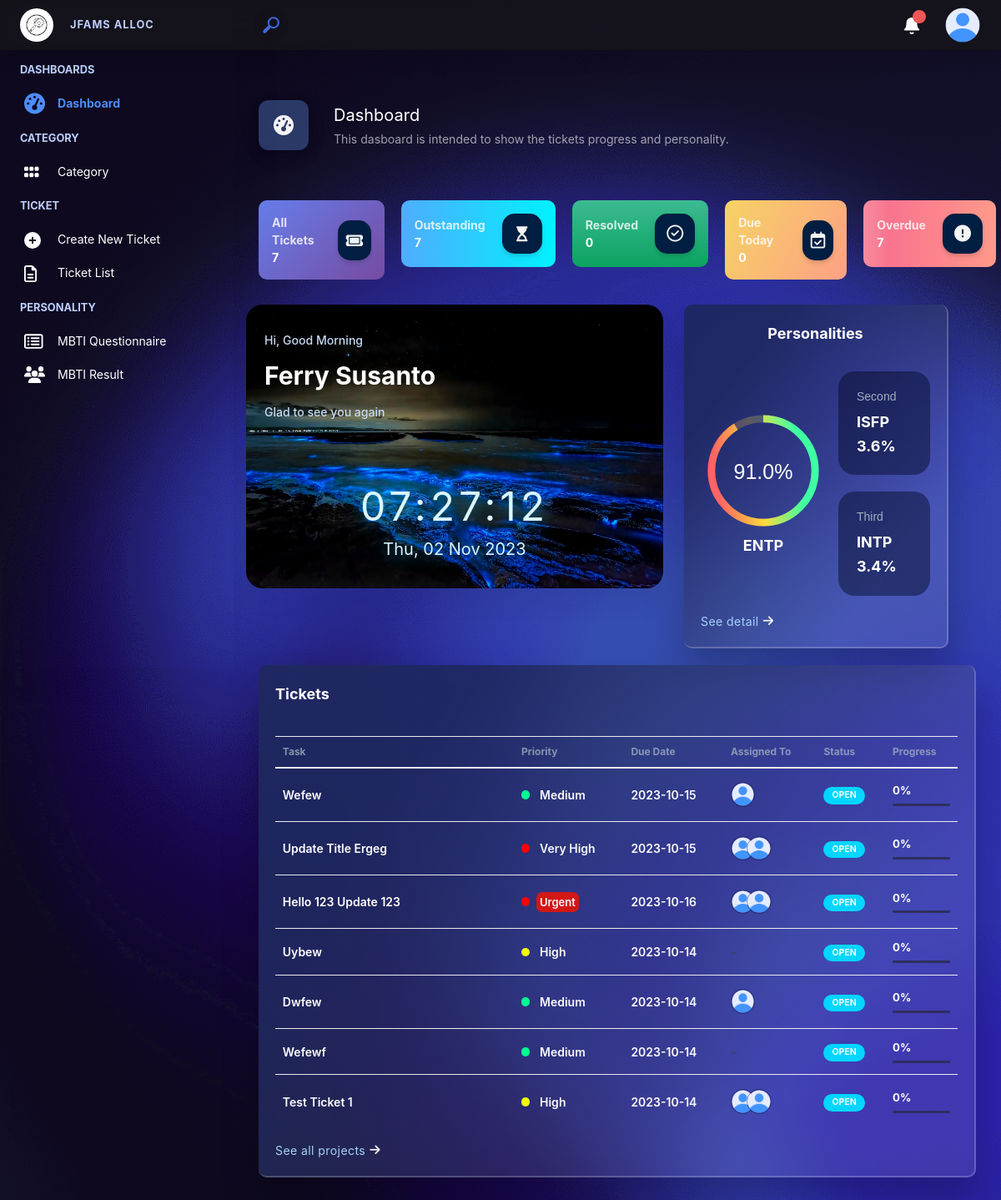
Before: / (signed in) with the older database file.
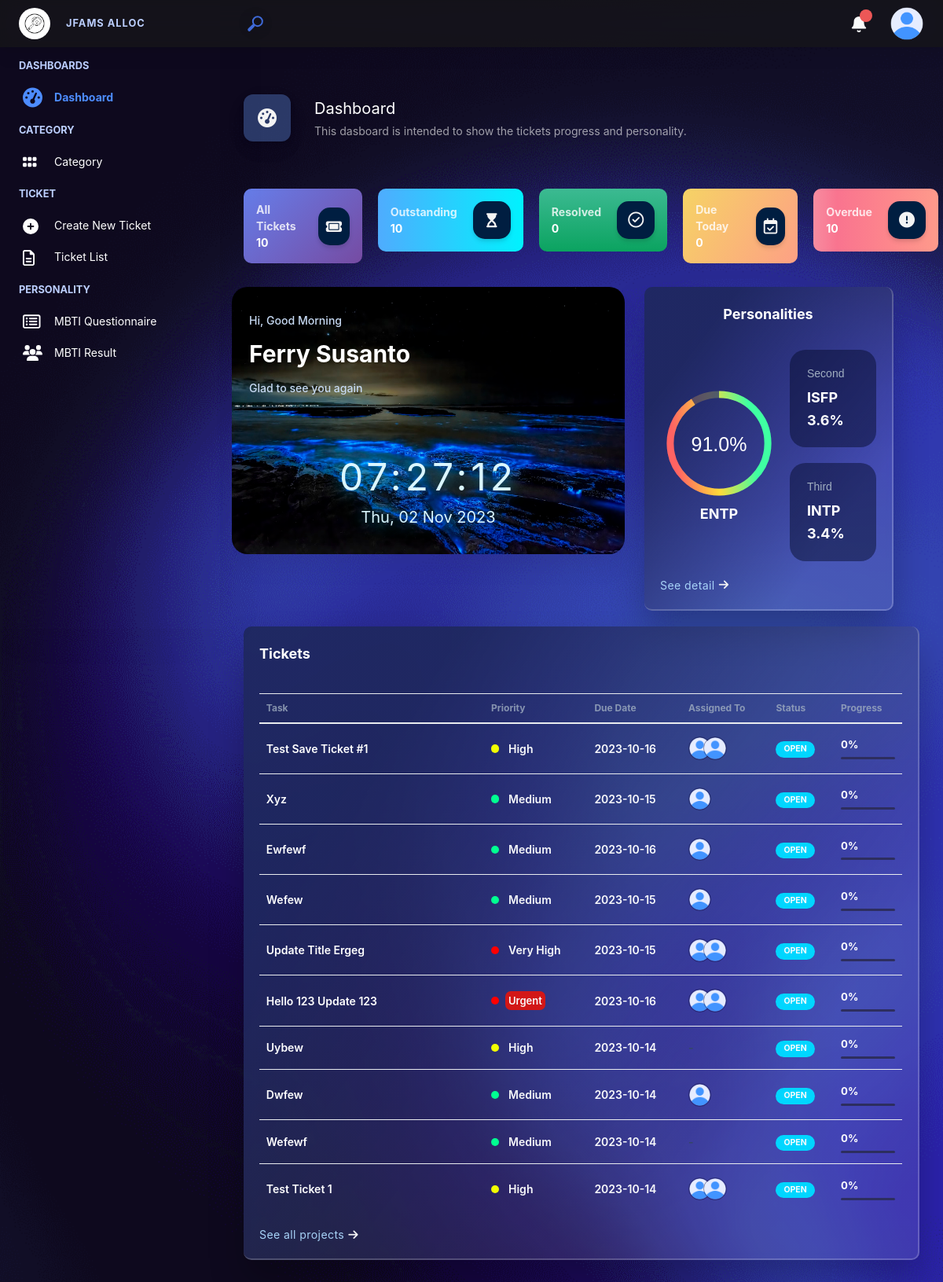
After: the same page with the newer database file.
### capstone/models.py (models this page shows, shortened)
class User(AbstractUser):
    img_profile = models.CharField(max_length=100, null=True, blank=True)
    address = models.TextField(null=True, blank=True)
    is_manager = models.BooleanField(default=False)
    dept = models.IntegerField(null=True, blank=True)

class MBTIResult(models.Model):
    user = models.ForeignKey(User, on_delete=models.CASCADE, related_name="user_mbti")
    value = models.DecimalField(max_digits=4, decimal_places=2)
    mbti_type = models.CharField(max_length=4, null=True)
    create_date = models.DateTimeField(blank=True, null=True)

class Ticket(models.Model):
    ticket_title = models.CharField(max_length=80)
    description = models.TextField()
    category = models.ForeignKey(Category, on_delete=models.CASCADE, related_name="ticket_category", null=True)
    priority = models.IntegerField(default=1, choices=PRIORITY)
    requester = models.ForeignKey(User, on_delete=models.CASCADE, related_name="requester")
    watcher = models.ManyToManyField(User, related_name="watcher", blank=True, null=True)
    assigned_to = models.ManyToManyField(User, related_name="assigned_to_user", blank=True, null=True)
    status = models.IntegerField(default=0)
    due_date = models.DateField(blank=True, null=True)
    is_finished = models.BooleanField(default=False)
    create_date = models.DateTimeField(blank=True, null=True)
    modify_date = models.DateTimeField(blank=True, null=True)
    def ticket_title_slug(self):
        return self.ticket_title.replace(' ', '-')

### capstone/views.py (the view)
# urls.py: path("", views.index, name="index"),
@login_required
def index(request):
    allTicket = 0
    outstanding = 0
    resolved = 0
    dueToday = 0
    overdue = 0
    userId = request.user.id
    try:
        user = User.objects.get(pk=userId)
    except User.DoesNotExist:
        user = ""
    if user.is_manager:
        tickets = getTickets("outstanding", True)
        allTicket = getTickets("all", True)
        resolved = getTickets("resolved", True)
        dueToday = getTickets("due_today", True)
        overdue = getTickets("overdue", True)
    else:
        tickets = getTickets("outstanding", False, userId)
        allTicket = getTickets("all", False, userId)
        resolved = getTickets("resolved", False, userId)
        dueToday = getTickets("due_today", False, userId)
        overdue = getTickets("overdue", False, userId)
    outstanding = len(tickets)
    mbtiRes = MBTIResult.objects.filter(user=request.user.id).order_by('-create_date')[:3]
    notifications = Notification.objects.filter(send_to=userId)
    return render(request, "capstone/dashboard/index.html", {
        "personalities": mbtiRes,
        "tickets": tickets.order_by('-create_date'),
        "priority": "aaa",
        "allTicket" : len(allTicket),
        "outstanding" : outstanding,
        "resolved" : len(resolved),
        "dueToday" : len(dueToday),
        "overdue" : len(overdue),
        "notifications": notifications,
        "iconTitle": ICONS['dashboard'],
        "titleHeader": "Dashboard",
        "subTitleHeader": "This dasboard is intended to show the tickets progress and personality."
    })

### capstone/templates/capstone/dashboard/index.html
{% extends "capstone/layout.html" %}
{% load custom_filter %}
{% block body %}
    {% include "capstone/dashboard/header.html" %}
    <div class="row" style="gap: 25px;">
        <div class="welcome-board-container">
            <div class="welcome-board">
                <div>
                    <div class="greeting-msg mb10"></div>
                    <div class="user-active mb10">{{ request.user.first_name }} {{ request.user.last_name }}</div>
                    <div class="greeting-sub-txt">Glad to see you again</div>
                </div>
                <div class="clock-container">
                    <div class="clock"></div>
                    <div class="date"></div>
                </div>
            </div>
        </div>
        {% if request.user.dept == 1 %}
        <div class="container-card dash-card">
            <div style="padding: 20px;">
                <div class="app-card__header_title mb30" style="text-align: center;">
                    Personalities
                </div>
                <div class="app-card__body card-outline">
                    <div class="app-card-row">
                        <div>
                            <div class="main-pie-container">
                                <svg class="radial-progress" data-percentage="{{ personalities.first.value }}" viewBox="0 0 80 80">
                                    <defs>
                                        <linearGradient id="linear" x1="10%" y1="90%" x2="0%" y2="10%">
                                            <stop offset="0%" stop-color="#3fffa2" />
                                            <stop offset="50%" stop-color="#ffdb3a" />
                                            <stop offset="100%" stop-color="#ff6363" />
                                        </linearGradient>
                                    </defs>
                                    <circle class="incomplete" cx="40" cy="40" r="35"></circle>
                                    <circle class="complete" cx="40" cy="40" r="35"
                                        style="stroke-dashoffset: 147.3406954533613;"></circle>
                                    <text class="percentage count" x="50%" y="57%" transform="matrix(0, 1, -1, 0, 80, 0)">{{ personalities.first.value }}</text>
                                </svg>
                                <h3 class="card-text-body">{{ personalities.first.mbti_type }}</h3>
                            </div>
                        </div>
                        <div class="app-main-card-container">
                            {% for res in personalities %}
                                {% if not forloop.first %}
                                <div class="personality-dash-card">
                                    <div class="dash-card-subtitle">
                                    {% if forloop.counter == 2%}
                                    Second
                                    {% else %}
                                    Third
                                    {% endif %}
                                </div>
                                <div class="card-text-body">{{ res.mbti_type }}</div>
                                <div class="card-text-body count">{{ res.value }}%</div>
                                </div>
                                {% endif %}
                            {% endfor %}
                        </div>
                    </div>
                </div>
                <div class="app-card_footer mt20">
                    {% if personalities %}
                    <a href="{% url 'mbti_result' request.user.username %}" class="more-detail">
                        <span>See detail </span>
                        <i class="fa-solid fa-arrow-right"></i>
                    </a>
                    {% else %}
                    <a href="{% url 'questionnaire' request.user.username %}" class="more-detail">
                        <span>Take the test now</span>
                        <i class="fa-solid fa-arrow-right"></i>
                    </a>
                    {% endif %}
                </div>
            </div>
        </div>
        {% endif %}
    </div>
    {% include "capstone/dashboard/ticket.html" %}
{% endblock %}

### capstone/templates/capstone/dashboard/ticket.html (shortened to what this page needs)
{% load custom_filter %}
<div class="container-card dash-card mt20 mb50">
    <div style="padding: 20px;">
        <div class="app-card__header_title" style="margin-bottom: 2.25rem;">
            Tickets
        </div>
        <div class="app-card__body">
            <table class="table">
                <thead>
                    <tr>
                        <th class="table-th-header" scope="col" style="width:35%;">Task</th>
                        <th class="table-th-header" scope="col">Priority</th>
                        <th class="table-th-header" scope="col">Due Date</th>
                        <th class="table-th-header" scope="col">Assigned To</th>
                        <th class="table-th-header" scope="col">Status</th>
                        <th class="table-th-header" scope="col">Progress</th>
                    </tr>
                </thead>
                <tbody>
                    {% for ticket in tickets %}
                    <tr>
                        <td>
                            <a class="ticket-title" href="{% url 'ticket_detail' ticket.id ticket.ticket_title_slug %}" data-toggle="tooltip" title="{{ticket.description}}">{{ ticket.ticket_title }}</a>
                        </td>
                        <td>
                            <i class="cc-priority {{ticket.priority|getPriority}}"></i>
                            <span>{{ ticket.priority|removeHypens }}</span>
                        </div>
                        </td>
                        <td>
                            {% if ticket.due_date %}
                                {{ ticket.due_date|date:"Y-m-d" }}
                            {% else %}
                                -
                            {% endif %}
                        </td>
                        <td>
                            <div class="user-img-container">
                                {% if ticket.assigned_to.all %}
                                    {% for user in ticket.assigned_to.all %}
                                    <div class="user-tooltip" data-toggle="tooltip" title="{{user.username}}">
                                        {% if user.img_profile %}
                                        <img class="rounded-circle user-img-sml" src="/static/{{user.img_profile}}" alt="">
                                        {% else %}
                                        <img class="rounded-circle user-img-sml" src="/static/images/user-icon.png" alt="">
                                        {% endif %}
                                    </div>
                                    {% endfor %}
                                {% else %}
                                <div class="empty-list">-</div>
                                {% endif %}
                            </div>
                        </td>
                        <td>
                            <span class="badge rounded-pill {{ ticket.status|getCSSStatus }}">{{ ticket.status|getStatus }}</span>
                        </td>
                        <td>
                            <div class="dflex flex-col gap5">
                                <div class="txt-progress">{{ ticket.status|showProgress }}%</div>
                                <div class="progress-bar-base">
                                </div>
                            </div>
                        </td>
                    </tr>
                    {% endfor %}
        <div class="app-card_footer">
            <a href="{% url 'ticket_list' 'all' %}" class="more-detail">
                <span>See all projects</span>
                <i class="fa-solid fa-arrow-right"></i></a>
        </div>

Changed rows visible on the page:
added Ticket: ticket_title "Test Save Ticket #1", priority|removeHypens "High", due_date "2023-10-16", status|getStatus "OPEN", status|showProgress "0"
added Ticket: ticket_title "Xyz", priority|removeHypens "Medium", due_date "2023-10-15", status|getStatus "OPEN", status|showProgress "0"
added Ticket: ticket_title "Ewfewf", priority|removeHypens "Medium", due_date "2023-10-16", status|getStatus "OPEN", status|showProgress "0"
Other visible differences:
{{ allTicket }}: "7" → "10"
{{ outstanding }}: "7" → "10"
{{ overdue }}: "7" → "10"
